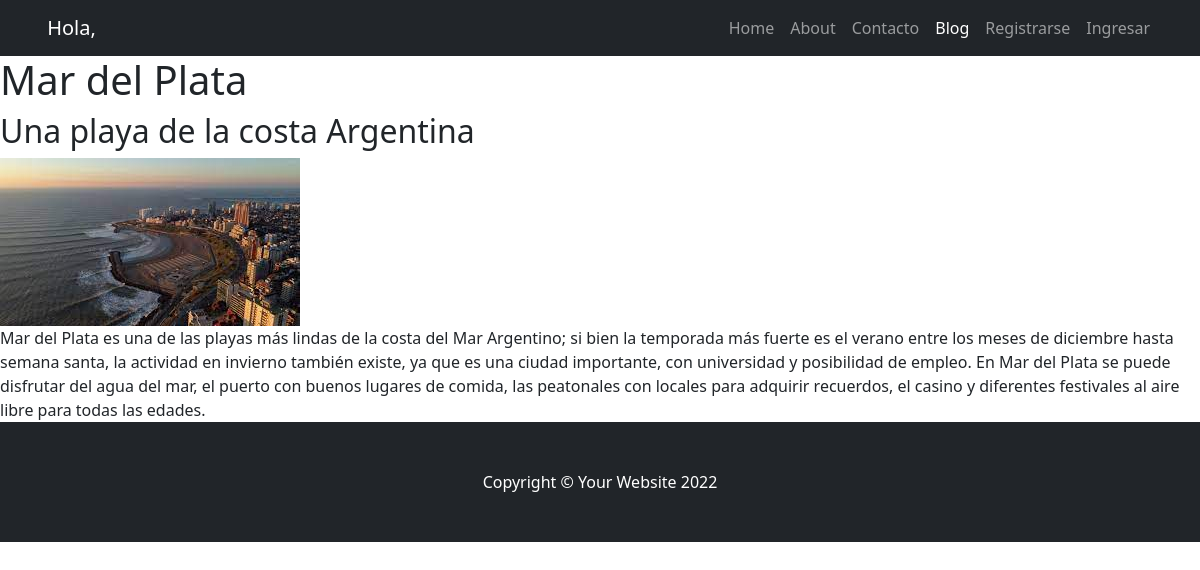
The app's page /viajes-blog/3/detalle/ with its own data.
### viajes_blog/models.py (models this page shows)
class Post(models.Model):
    titulo = models.CharField(max_length = 100)
    subtitulo = models.CharField(max_length = 100)
    texto = models.TextField(max_length = 3000)
    publicado_el = models.DateField()
    imagen = models.ImageField(upload_to="posteos", null="True", blank=True)

### viajes_blog/views.py (the view)
# urls.py: path('viajes-blog/<int:pk>/detalle/', PostDetalle.as_view(), name="viajes-blog-detalle"),
class PostDetalle(DetailView):
    model = Post

### viajes_blog/templates/viajes_blog/post_detail.html
{% extends 'viajes_blog/base.html' %}
{% block contenido %}
    <h1> {{object.titulo}} </h1>
    <h2> {{object.subtitulo}} </h2>
    <div>
        <img heigth="512" src="{{object.imagen.url}}">
    </div>
    <div>
        {{object.texto}}
    </div>
{% endblock %}

### records on screen
Post: titulo "Mar del Plata", subtitulo "Una playa de la costa Argentina", imagen (picture), texto "Mar del Plata es una de las playas más lindas de la costa del Mar Argentino; si bien la temporada más fuerte es el verano entre los meses de diciembre hasta semana santa, la actividad en invierno también existe, ya que es una ciudad importante, con universidad y posibilidad de empleo. En Mar del Plata se puede disfrutar del agua del mar, el puerto con buenos lugares de comida, las peatonales con locales para adquirir recuerdos, el casino y diferentes festivales al aire libre para todas las edades."
